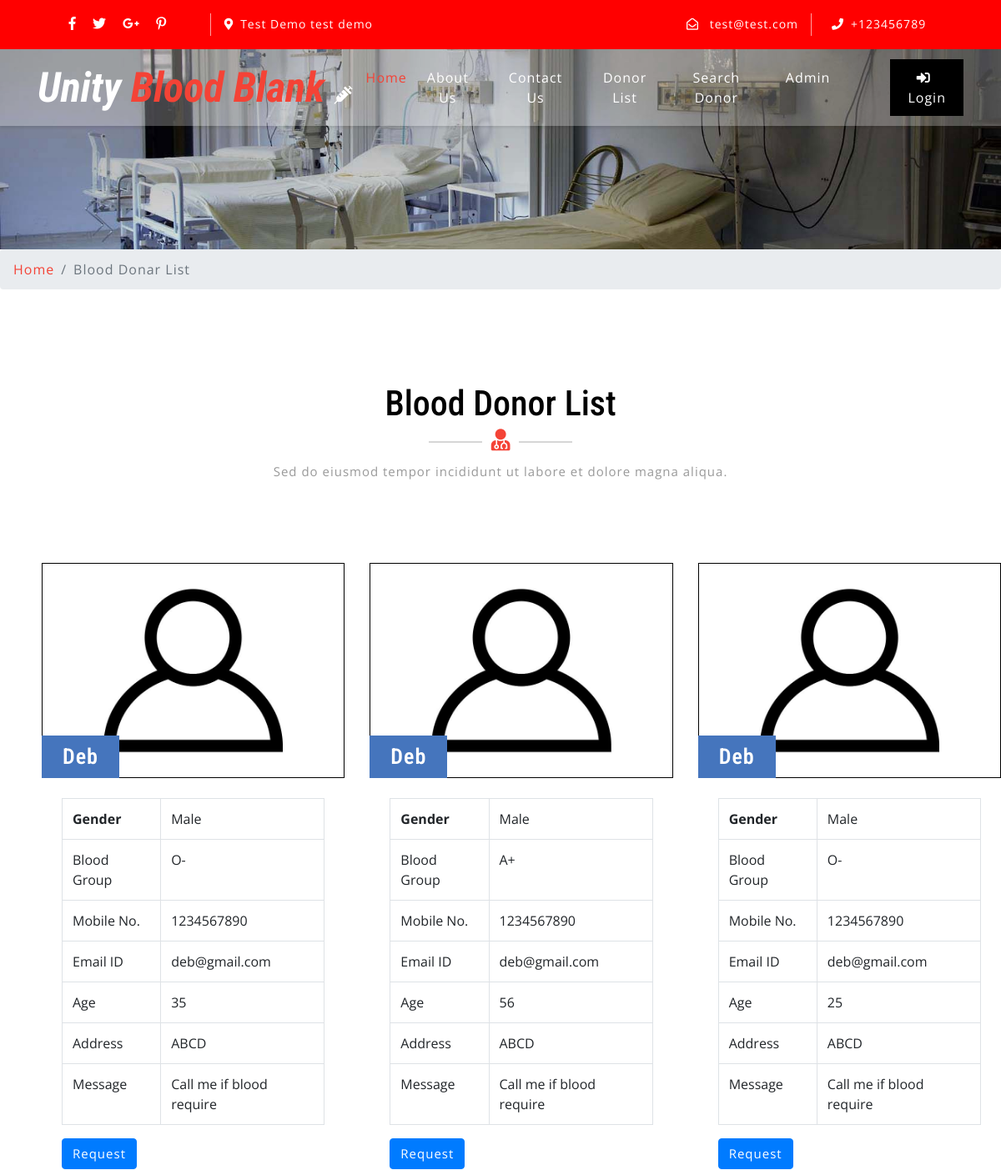
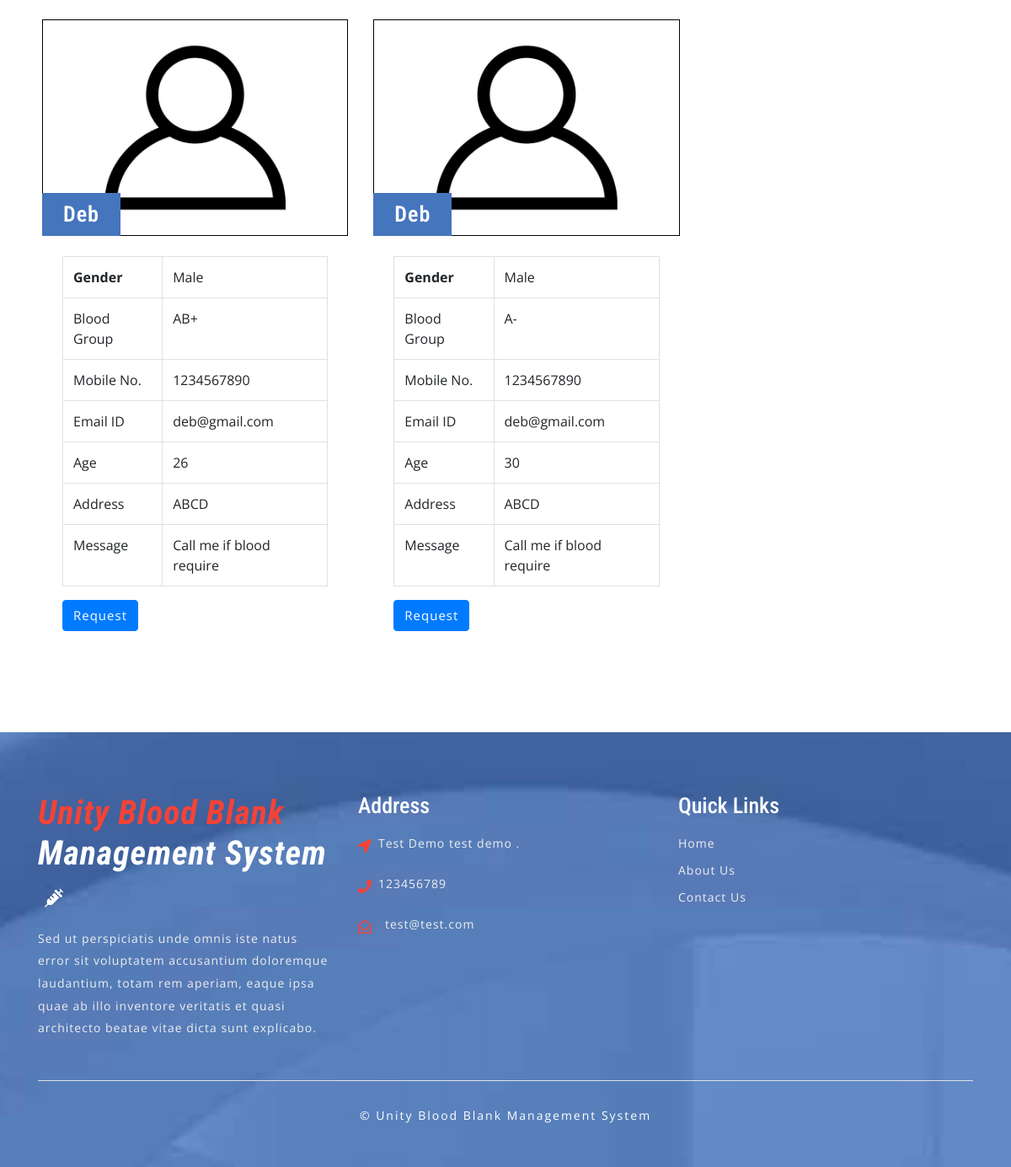
The app's page /bbdms/donor-list.php with its own data (2 pictures, top to bottom).
### tables this page shows
CREATE TABLE `tblcontactusinfo` (
  `id` int(11) NOT NULL,
  `Address` tinytext DEFAULT NULL,
  `EmailId` varchar(255) DEFAULT NULL,
  `ContactNo` char(11) DEFAULT NULL
);

CREATE TABLE `tblblooddonars` (
  `id` int(11) NOT NULL,
  `FullName` varchar(100) DEFAULT NULL,
  `MobileNumber` char(11) DEFAULT NULL,
  `EmailId` varchar(100) DEFAULT NULL,
  `Gender` varchar(20) DEFAULT NULL,
  `Age` int(11) DEFAULT NULL,
  `BloodGroup` varchar(20) DEFAULT NULL,
  `Address` varchar(255) DEFAULT NULL,
  `Message` mediumtext DEFAULT NULL,
  `PostingDate` timestamp NOT NULL DEFAULT current_timestamp(),
  `status` int(1) DEFAULT NULL,
  `Password` varchar(250) DEFAULT NULL
);

### bbdms/donor-list.php (the view, shortened to what this page needs)
<?php
include('includes/config.php');
?>
<!DOCTYPE html>
<html lang="zxx">
<head>
	<link rel="stylesheet" href="css/bootstrap.css">
	<link rel="stylesheet" href="css/style.css" type="text/css" media="all" />
	<link rel="stylesheet" href="css/fontawesome-all.css">
</head>
<body>
	<?php include('includes/header.php');?>
	<div class="inner-banner-w3ls">
	</div>
	<div class="breadcrumb-agile">
		<div aria-label="breadcrumb">
			<ol class="breadcrumb">
				<li class="breadcrumb-item">
					<a href="index.php">Home</a>
				</li>
				<li class="breadcrumb-item active" aria-current="page">Blood Donar List</li>
			</ol>
		</div>
	</div>
	<div class="agileits-contact py-5">
		<div class="py-xl-5 py-lg-3">
			<div class="w3ls-titles text-center mb-5">
				<h3 class="title">Blood Donor List</h3>
				<span>
					<i class="fas fa-user-md"></i>
				</span>
				<p class="mt-2">Sed do eiusmod tempor incididunt ut labore et dolore magna aliqua.</p>
			</div>
			<div class="d-flex">
				<div class="row package-grids mt-5" style="padding-left: 50px;">
				<?php
$status=1;
$sql = "SELECT * from tblblooddonars where status=:status";
$query = $dbh -> prepare($sql);
$query->bindParam(':status',$status,PDO::PARAM_STR);
$query->execute();
$results=$query->fetchAll(PDO::FETCH_OBJ);
if($query->rowCount() > 0)
{
foreach($results as $result)
{ ?>
				<div class="col-md-4 pricing">
					<div class="price-top">
							<img src="images/blood-donor.jpg" alt="Blood Donot" style="border:1px #000 solid" class="img-fluid" />
						<h3><?php echo htmlentities($result->FullName);?>
						</h3>
					</div>
					<div class="price-bottom p-4">
<table class="table table-bordered">
    <tbody>
      <tr>
        <th>Gender</th>
        <td><?php echo htmlentities($result->Gender);?></td>
      </tr>
      <tr>
        <td>Blood Group</td>
        <td><?php echo htmlentities($result->BloodGroup);?></td>
      </tr>
      <tr>
        <td>Mobile No.</td>
        <td><?php echo htmlentities($result->MobileNumber);?></td>
      </tr>
         <tr>
        <td>Email ID</td>
        <td><?php echo htmlentities($result->EmailId);?></td>
      </tr>
               <tr>
        <td>Age</td>
        <td><?php echo htmlentities($result->Age);?></td>
      </tr>
        <tr>
        <td>Address</td>
        <td><?php echo htmlentities($result->Address);?></td>
      </tr>
<tr>
        <td>Message</td>
        <td><?php echo htmlentities($result->Message);?></td>
      </tr>
    </tbody>
</table>
<a class="btn btn-primary" style="color:#fff"  href="contact-blood.php?cid=<?php echo $result->id;?>">Request</a>
					</div>
				</div><br>
			<?php }} ?>
			</div>
			</div>
		</div>
	</div>
	<?php include('includes/footer.php');?>
</body>
</html>

### bbdms/includes/header.php (shortened to what this page needs)
    <header>
        <div class="top-bar py-3">
            <div class="container">
                <div class="row">
                    <div class="col-lg-7 top-social-agile">
                        <div class="row">
                            <ul class="col-lg-4 col-6 top-right-info text-center">
                                <li>
                                    <a href="#">
                                        <i class="fab fa-facebook-f"></i>
                                    </a>
                                </li>
                                <li class="mx-3">
                                    <a href="#">
                                        <i class="fab fa-twitter"></i>
                                    </a>
                                </li>
                                <li>
                                    <a href="#">
                                        <i class="fab fa-google-plus-g"></i>
                                    </a>
                                </li>
                                <li class="ml-3">
                                    <a href="#">
                                        <i class="fab fa-pinterest-p"></i>
                                    </a>
                                </li>
                            </ul><?php
$sql = "SELECT * from tblcontactusinfo";
$query = $dbh -> prepare($sql);
$query->execute();
$results=$query->fetchAll(PDO::FETCH_OBJ);
if($query->rowCount() > 0)
{
foreach($results as $result)
{ ?>
                            <div class="col-6 header-top_w3layouts pl-3 text-lg-left text-center">
                                <p class="text-white">
                                    <i class="fas fa-map-marker-alt mr-2"></i><?php  echo $result->Address; ?></p>
                            </div>
                        </div>
                    </div>
                    <div class="col-lg-5 top-social-agile text-lg-right text-center">
                        <div class="row">
                            <div class="col-lg-7 col-6 top-w3layouts">
                                <p class="text-white">
                                    <i class="far fa-envelope-open mr-2"></i>
                                    <a href="mailto:info@example.com" class="text-white"><?php  echo $result->EmailId; ?></a>
                                </p>
                            </div>
                            <div class="col-lg-5 col-6 header-w3layouts pl-4 text-lg-left">
                                <p class="text-white">
                                    <i class="fas fa-phone mr-2"></i>+<?php  echo $result->ContactNo; ?></p>
                            </div>
                        </div><?php } } ?>
                    </div>
                </div>
            </div>
        </div>
    </header>
    <div id="home">
        <div class="main-top py-1">
            <nav class="navbar navbar-expand-lg navbar-light fixed-navi">
                <div class="container">
                    <h1>
                        <a class="navbar-brand font-weight-bold font-italic" href="index.php">
                        <span>Unity </span> Blood Blank
                            <i class="fas fa-syringe"></i>
                        </a>
                    </h1>
                    <div class="collapse navbar-collapse text-center" id="navbarSupportedContent">
                        <ul class="navbar-nav ml-lg-auto">
                            <li class="nav-item active mt-lg-0 mt-3">
                                <a class="nav-link" href="index.php">Home
                                </a>
                            </li>
                            <li class="nav-item mx-lg-4 my-lg-0 my-3">
                                <a class="nav-link" href="about.php">About Us</a>
                            </li>
                            <li class="nav-item mx-lg-4 my-lg-0 my-3">
                                <a class="nav-link" href="contact.php">Contact Us</a>
                            </li>
                            <li class="nav-item mx-lg-4 my-lg-0 my-3">
                                <a class="nav-link" href="donor-list.php">Donor List</a>
                            </li>
                            <li class="nav-item mx-lg-4 my-lg-0 my-3">
                                <a class="nav-link" href="search-donor.php">Search Donor</a>
                            </li>
                            <?php if (strlen($_SESSION['bbdmsdid']==0)) {?>
                            <li class="nav-item mx-lg-4 my-lg-0 my-3">
                                <a class="nav-link" href="admin/index.php">Admin</a>
                            </li>
                        </ul>
                        <a href="login.php" class="login-button ml-lg-5 mt-lg-0 mt-4 mb-lg-0 mb-3" >
                            <i class="fas fa-sign-in-alt mr-2"></i>Login</a><?php } ?>
                    </div>
                </div>
            </nav>
        </div>
    </div>

### bbdms/includes/footer.php (shortened to what this page needs)
<footer>
    <div class="w3ls-footer-grids pt-sm-4 pt-3">
      <div class="container py-xl-5 py-lg-3">
        <div class="row">
          <div class="col-md-4 w3l-footer">
            <h2 class="mb-sm-3 mb-2">
              <a href="index.php" class="text-white font-italic font-weight-bold">
                <span>Unity Blood Blank </span> Management System
                <i class="fas fa-syringe ml-2"></i>
              </a>
            </h2>
            <p>Sed ut perspiciatis unde omnis iste natus error sit voluptatem accusantium doloremque laudantium, totam rem
              aperiam,
              eaque ipsa quae ab illo inventore veritatis et quasi architecto beatae vitae dicta sunt explicabo.</p>
          </div>
          <div class="col-md-4 w3l-footer my-md-0 my-4">
            <h3 class="mb-sm-3 mb-2 text-white">Address</h3>
            <ul class="list-unstyled">
              <?php
$sql = "SELECT * from tblcontactusinfo";
$query = $dbh -> prepare($sql);
$query->execute();
$results=$query->fetchAll(PDO::FETCH_OBJ);
if($query->rowCount() > 0)
{
foreach($results as $result)
{ ?>
              <li>
                <i class="fas fa-location-arrow float-left"></i>
                <p class="ml-4">
                  <span><?php  echo $result->Address; ?>. </p>
                <div class="clearfix"></div>
              </li>
              <li class="my-3">
                <i class="fas fa-phone float-left"></i>
                <p class="ml-4"><?php  echo $result->ContactNo; ?></p>
                <div class="clearfix"></div>
              </li>
              <li>
                <i class="far fa-envelope-open float-left"></i>
                <a href="mailto:info@example.com" class="ml-3"><?php  echo $result->EmailId; ?></a>
                <div class="clearfix"></div>
              </li>
            <?php } } ?></ul>
          </div>
          <div class="col-md-4 w3l-footer">
            <h3 class="mb-sm-3 mb-2 text-white">Quick Links</h3>
            <div class="nav-w3-l">
              <ul class="list-unstyled">
                <li>
                  <a href="index.php">Home</a>
                </li>
                <li class="mt-2">
                  <a href="about.php">About Us</a>
                </li>
                <li class="mt-2">
                  <a href="contact.php">Contact Us</a>
                </li>
              </ul>
            </div>
          </div>
        </div>
        <div class="border-top mt-5 pt-lg-4 pt-3 pb-lg-0 pb-3 text-center">
          <p class="copy-right-grids mt-lg-1">©  Unity Blood Blank Management System
          </p>
        </div>
      </div>
    </div>
  </footer>

### bbdms/css/style.css (style rules this page uses)
body { padding: 0; margin: 0; background: #FFF; font-family: 'Open Sans', sans-serif; }
body a { transition: 0.5s all; -webkit-transition: 0.5s all; -moz-transition: 0.5s all; -o-transition: 0.5s all; -ms-transition: 0.5s all; text-decoration: none; }
h1, h2, h3, h4, h5, h6 { margin: 0; padding: 0; font-family: 'Roboto Condensed', sans-serif; }
p { margin: 0; padding: 0; font-family: 'Open Sans', sans-serif; font-size: 15px; letter-spacing: 1px; line-height: 1.9; color: #999; }
ul, ol { margin: 0; padding: 0; }
.top-bar { background: red; }
.top-right-info li i { color: #fff; transition: 0.5s all; -webkit-transition: 0.5s all; -moz-transition: 0.5s all; -o-transition: 0.5s all; -ms-transition: 0.5s all; }
.top-right-info li { display: inline-block; }
.header-top_w3layouts p, .header-w3layouts p, .top-w3layouts p { font-size: 14px; }
.header-top_w3layouts, .header-w3layouts { border-left: 1px solid rgba(255, 255, 255, 0.63); }
div#home { position: relative; }
.main-top { position: absolute; z-index: 999; width: 100%; background: rgba(255, 255, 255, 0.26); box-shadow: 0 2px 3px 0 rgba(0, 0, 0, 0.1); -webkit-transition: background-color .1s ease-in-out; -moz-transition: background-color .1s ease-in-out; -ms-transition: background-color .1s ease-in-out; -o-transition: background-color .1s ease-in-out; transition: background-color .1s ease-in-out; }
.navbar-light .navbar-nav .nav-link { padding: 0; color: #fff; background: transparent; font-size: 16px; letter-spacing: 1px; }
.navbar-light .navbar-nav .show>.nav-link, .navbar-light .navbar-nav .active>.nav-link, .navbar-light .navbar-nav .nav-link.show, .navbar-light .navbar-nav .nav-link.active, .navbar-light .navbar-nav .nav-link:hover, .navbar-light .navbar-nav .nav-link:focus { color: #f44336; }
nav.fixed-navi ul { list-style: none; margin: 0; padding: 0; }
nav.fixed-navi ul li { float: left; }
a.navbar-brand { color: #f44336; font-size: 50px; padding: 0; }
.navbar-light .navbar-brand, .navbar-light .navbar-brand:hover, .navbar-light .navbar-brand:focus, .w3l-footer h2 a span { color: #f44336; }
a.navbar-brand span { color: #fff; }
a.navbar-brand i, .w3l-footer h2 a i { color: #fff; font-size: 22px; }
a.login-button { color: #fff; letter-spacing: 1px; font-size: 16px; padding: 10px 15px; background: #000; display: inline-block; }
h3.title { color: #000; font-size: 42px; }
.w3ls-titles span { position: relative; }
.w3ls-titles span:before { content: " "; background: #d6d6d6; width: 64px; height: 2px; position: absolute; top: 9px; left: -75px; }
.w3ls-titles span:after { content: " "; background: #d6d6d6; width: 64px; height: 2px; position: absolute; top: 9px; right: -75px; }
.w3ls-titles i { color: #f44336; font-size: 26px; margin-top: 5px; }
.pricing { -webkit-transition: all 0.5s; -moz-transition: all 0.5s; -o-transition: all 0.5s; -ms-transition: all 0.5s; transition: all 0.5s; }
.price-top { position: relative; }
.price-top h3 { font-size: 26px; color: #fff; position: absolute; background: #4575bd; padding: 10px 25px; bottom: 0; letter-spacing: 1px; text-align: center; font-weight: 600; }
.price-bottom { background: #fff; }
.price-bottom a { color: #999; letter-spacing: 1px; font-size: 15px; }
footer { background: url(../images/bg3.jpg) no-repeat center fixed; background-size: cover; -webkit-background-size: cover; -moz-background-size: cover; -o-background-size: cover; -moz-background-size: cover; }
.w3l-footer h2 a { font-size: 40px; letter-spacing: 1px; }
.w3l-footer h3 { font-size: 26px; }
.w3l-footer p, .w3l-footer p a, .w3l-footer ul li a { font-size: 14px; color: #efefef; letter-spacing: 1px; }
.w3l-footer ul li i { color: #f44336; line-height: 2; }
p.copy-right-grids { font-size: 14px; color: #fff; letter-spacing: 2px; }
.inner-banner-w3ls { background: url(../images/banner3.jpg) no-repeat center; background-size: cover; -webkit-background-size: cover; -moz-background-size: cover; -o-background-size: cover; -moz-background-size: cover; height: 20vw; }
.breadcrumb li a { color: #f44336; }
.breadcrumb li { letter-spacing: 1px; color: #000; }

### records on screen
tblcontactusinfo: Address "Test Demo test demo", EmailId "test@test.com", ContactNo "123456789"
tblblooddonars: FullName "Deb", Gender "Male", BloodGroup "O-", MobileNumber "1234567890", EmailId "deb@gmail.com", Age "35", Address "ABCD", Message "Call me if blood require"
tblblooddonars: FullName "Deb", Gender "Male", BloodGroup "A+", MobileNumber "1234567890", EmailId "deb@gmail.com", Age "56", Address "ABCD", Message "Call me if blood require"
tblblooddonars: FullName "Deb", Gender "Male", BloodGroup "O-", MobileNumber "1234567890", EmailId "deb@gmail.com", Age "25", Address "ABCD", Message "Call me if blood require"
tblblooddonars: FullName "Deb", Gender "Male", BloodGroup "AB+", MobileNumber "1234567890", EmailId "deb@gmail.com", Age "26", Address "ABCD", Message "Call me if blood require"
tblblooddonars: FullName "Deb", Gender "Male", BloodGroup "A-", MobileNumber "1234567890", EmailId "deb@gmail.com", Age "30", Address "ABCD", Message "Call me if blood require"
